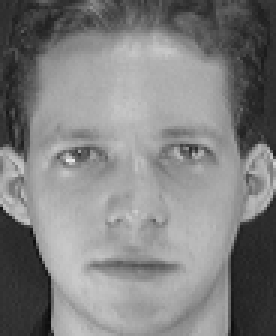
%> input picture Faces/s1/1.pgm, 92 x 112 px (shown 3 times larger)
$ octave --eval "result = MatrixValue(imread('Faces/s1/1.pgm'));"   (GNU Octave 9; MATLAB toolbox functions it lacks are replaced by stand-ins)
%> lines starting %> are read from the running program, lines starting %| are printed output that depends on the picture
function T = MatrixValue(I)

figure
imshow(I)
I = rgb2gray(I);
%> I is the input picture: size 112x92 uint8; min 11, max 234, mean 128.3

G = imgaussfilt(I,1.5);
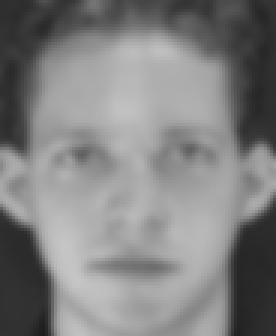
%> G: size 112x92 uint8 (shown 3 times larger); min 30, max 197, mean 128.3

[m,n] = size(G);
%> m = 112; n = 92

T = zeros(m,n,2,2);
J = zeros(m,n);

for x = 1:m
    for y = 1:n
        N = zeros(5,5);
        for k = 1:5
            for l = 1:5
                i = x-3+k;
                j = y-3+l;
                if i < 1
                    i = x;
                elseif i > m
                    i = x;
                end

                if j < 1
                    j = y;
                elseif j > n
                    j = y;
                end
                N(k,l) = G(i,j);
            end
        end
        Isum = zeros(2,2);
        for k = 1:5
            for l = 1:5
                k1 = k-1;
                k2 = k+1;
                l1 = l-1;
                l2 = l+1;

                 if k1 < 1
                    k1 = k;
                elseif k2 > 5
                    k2 = k;
                end

                if l1 < 1
                    l1 = l;
                elseif l2 > 5
                    l2 = l;
                end

                Ik = abs((N(k,l)-N(k1,l) - N(k,l)+N(k2,l))./2);
                Il = abs((N(k,l)-N(k,l1) - N(k,l)+N(k,l2))./2);

                J(x,y) = J(x,y) + Ik + Il;
                I = [Ik;Il];
                Isum = Isum + I*transpose(I);
            end
        end
        T(x,y,:,:) = Isum(:,:);
    end
end
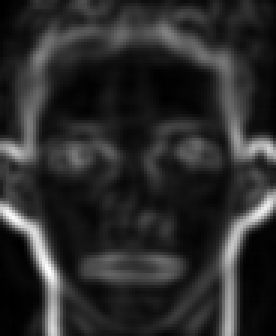
%> J: size 112x92 double (shown 3 times larger); min 0, max 767, mean 131.4; drawn with min black and max white
%> after the loop, N = [46 46 46 46 46; 46 46 46 46 46; 46 46 46 46 46; 46 46 46 46 46; 46 46 46 46 46]
%> `result = MatrixValue(imread('Faces/s1/1.pgm'));`:
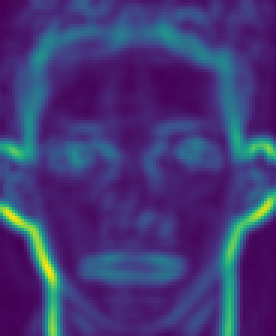
%> displayed picture: size 112x92x3, on the screen's scale of 0 to 255 (shown 3 times larger); mean R, G, B 66.5, 55.2, 119
figure
imagesc(J)

end
